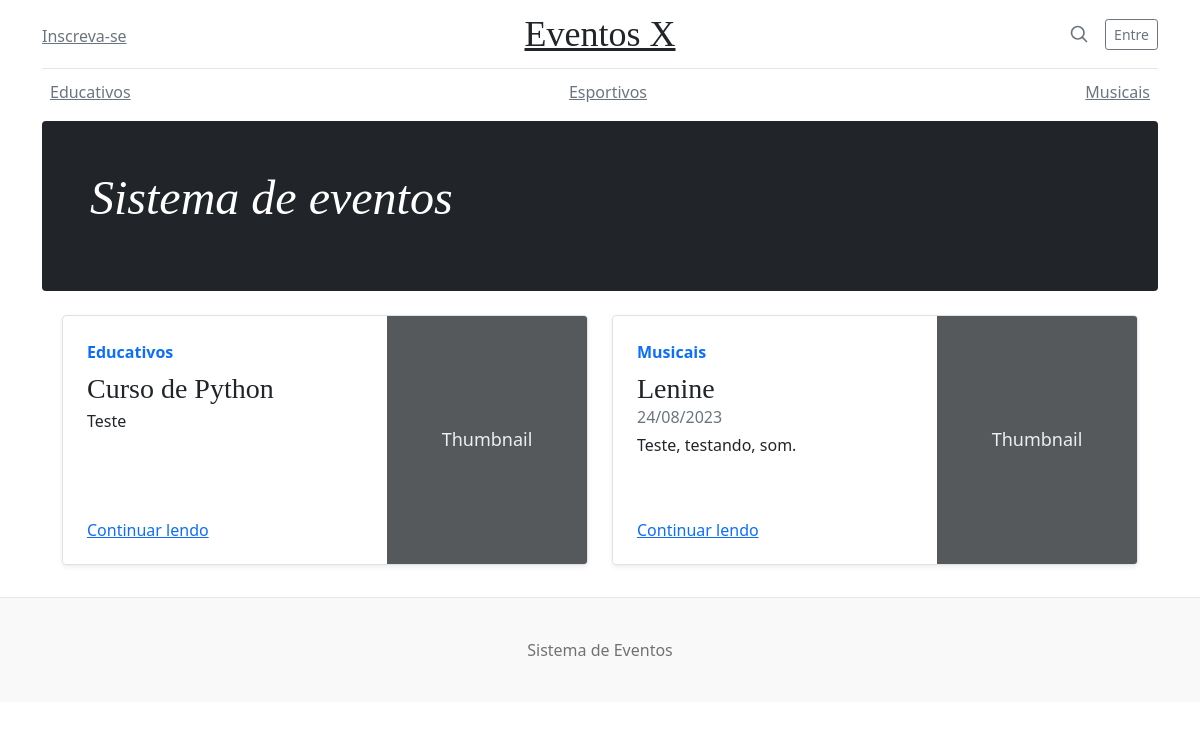
The page / on the database its author committed.
### eventos/models.py (models this page shows, shortened)
class Categoria(models.Model):
    nome = models.CharField('Nome', max_length=50)
    descricao = models.TextField('Descricao', blank=True)
    def __str__(self):
        return self.nome
    class Meta:
        verbose_name = 'Categoria'
        verbose_name_plural = 'Categorias'
        ordering = ['nome']

class Evento(models.Model):
    nome = models.CharField('Nome', max_length=50)
    categoria = models.ForeignKey(Categoria, models.CASCADE)
    descricao = models.TextField('Descricao', blank=True)
    data = models.DateField('Data do Evento', null=True, blank=True)
    publicado = models.BooleanField('Publicado', default=False)
    class Meta:
        verbose_name = 'Evento'
        verbose_name_plural = 'Eventos'

### base/views.py (the view)
# urls.py: path('', inicio, name='inicio'),
def inicio(request):
    contexto = {
        'eventos': Evento.objects.filter(publicado=True)[:2],
    }
    resposta = render(request, 'inicio.html', contexto)
    return resposta

### eventos/context_processors.py (called while the page is built)
def categorias(request):
    return {
        'categorias': Categoria.objects.all()
    }

### base/templates/inicio.html
{% extends "base.html" %}
{% block conteudo %}
{% for evento in eventos %}
  <div class="col-md-6">
    <div class="row g-0 border rounded overflow-hidden flex-md-row mb-4 shadow-sm h-md-250 position-relative">
      <div class="col p-4 d-flex flex-column position-static">
        <strong class="d-inline-block mb-2 text-primary">{{ evento.categoria }}</strong>
        <h3 class="mb-0">{{ evento.nome }}</h3>
        <div class="mb-1 text-muted">{{ evento.data | date:'d/m/Y'}}</div>
        <p class="card-text mb-auto">{{ evento.descricao }}</p>
        <a href="{% url 'evento' evento.id %}" class="stretched-link">Continuar lendo</a>
      </div>
      <div class="col-auto d-none d-lg-block">
        <svg class="bd-placeholder-img" width="200" height="250" xmlns="http://www.w3.org/2000/svg" role="img" aria-label="Placeholder: Thumbnail" preserveAspectRatio="xMidYMid slice" focusable="false"><title>Placeholder</title><rect width="100%" height="100%" fill="#55595c"/><text x="50%" y="50%" fill="#eceeef" dy=".3em">Thumbnail</text></svg>
      </div>
    </div>
  </div>
{% endfor %}
{% endblock %}

### base/templates/base.html (shortened to what this page needs)
<!doctype html>
<html lang="pt-br">
  <head>
<link href="/static/bootstrap.min.css" rel="stylesheet">
    <link href="/static/blog.css" rel="stylesheet">
  </head>
  <body>
<div class="container">
  <header class="blog-header py-3">
    <div class="row flex-nowrap justify-content-between align-items-center">
      <div class="col-4 pt-1">
        <a class="link-secondary" href="{% url 'inscrever' %}">Inscreva-se</a>
      </div>
      <div class="col-4 text-center">
        <a class="blog-header-logo text-dark" href="{% url 'inicio' %}">Eventos X</a>
      </div>
      <div class="col-4 d-flex justify-content-end align-items-center">
        <a class="link-secondary" href="#" aria-label="Search">
          <svg xmlns="http://www.w3.org/2000/svg" width="20" height="20" fill="none" stroke="currentColor" stroke-linecap="round" stroke-linejoin="round" stroke-width="2" class="mx-3" role="img" viewBox="0 0 24 24"><title>Search</title><circle cx="10.5" cy="10.5" r="7.5"/><path d="M21 21l-5.2-5.2"/></svg>
        </a>
        <a class="btn btn-sm btn-outline-secondary" href="#">Entre</a>
      </div>
    </div>
  </header>
  <div class="nav-scroller py-1 mb-2">
    <nav class="nav d-flex justify-content-between">
      {% for categoria in categorias %}
      <a class="p-2 link-secondary" href="#">{{ categoria.nome }}</a>
      {% endfor %}
    </nav>
  </div>
</div>
<main class="container">
  <div class="p-4 p-md-5 mb-4 text-white rounded bg-dark">
    <div class="col-md-6 px-0">
      <h1 class="display-4 fst-italic">Sistema de eventos</h1>
    </div>
  </div>
  <div class="row m-2">
    {% block conteudo %}
    {% endblock %}
  </div>
</main>
<footer class="blog-footer">
  <p>Sistema de Eventos</p>
</footer>
  </body>
</html>

### base/static/blog.css (style rules this page uses)
.blog-header { line-height: 1; border-bottom: 1px solid #e5e5e5; }
.blog-header-logo { font-family: "Playfair Display", Georgia, "Times New Roman", serif; font-size: 2.25rem; }
h1, h2, h3, h4, h5, h6 { font-family: "Playfair Display", Georgia, "Times New Roman", serif; }
.display-4 { font-size: 2.5rem; }
@media (min-width: 768px) { .display-4 { font-size: 3rem; } }
.nav-scroller { position: relative; z-index: 2; height: 2.75rem; overflow-y: hidden; }
.nav-scroller .nav { display: flex; flex-wrap: nowrap; padding-bottom: 1rem; margin-top: -1px; overflow-x: auto; text-align: center; white-space: nowrap; -webkit-overflow-scrolling: touch; }
@media (min-width: 768px) { .h-md-250 { height: 250px; } }
.blog-footer { padding: 2.5rem 0; color: #727272; text-align: center; background-color: #f9f9f9; border-top: .05rem solid #e5e5e5; }
.blog-footer p:last-child { margin-bottom: 0; }

### base/templates/base.html (style rules this page uses)
.bd-placeholder-img { font-size: 1.125rem; text-anchor: middle; -webkit-user-select: none; -moz-user-select: none; user-select: none; }

### rows shown on the page
Categoria: nome "Educativos"
Categoria: nome "Esportivos"
Categoria: nome "Musicais"
Evento: categoria "Educativos", nome "Curso de Python", descricao "Teste"
Evento: categoria "Musicais", nome "Lenine", data "24/08/2023", descricao "Teste, testando, som."
